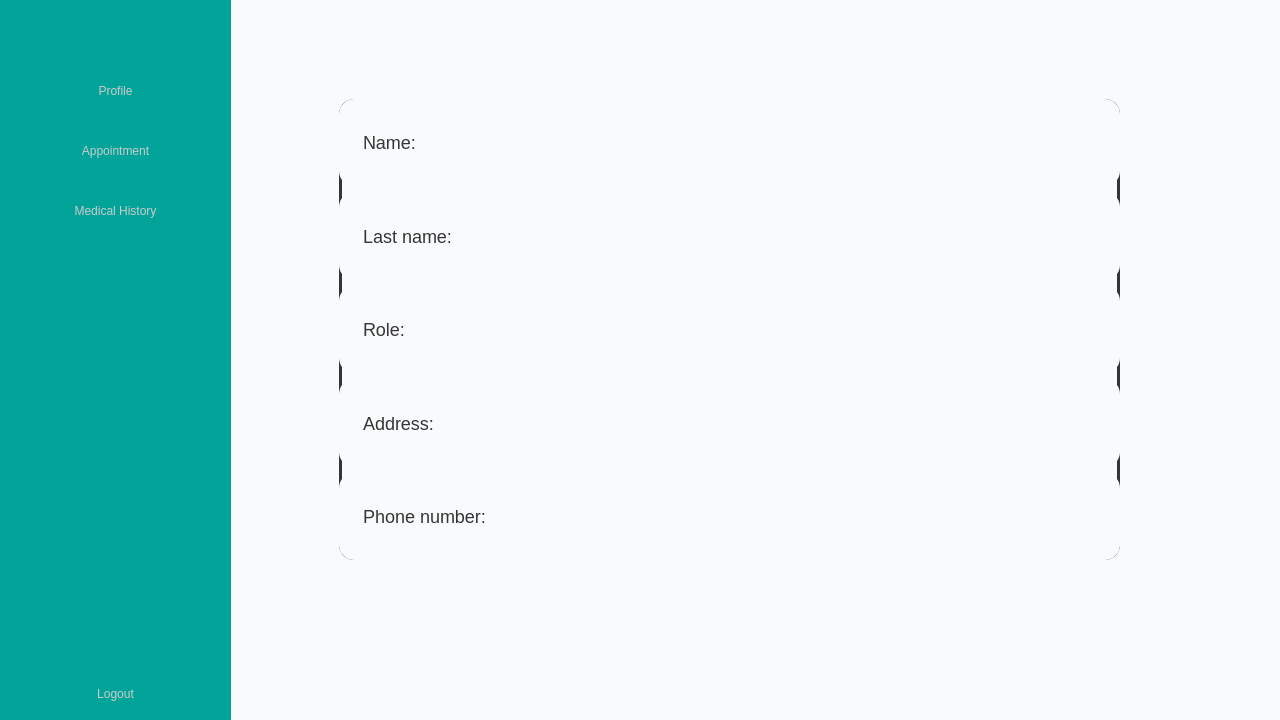
<?xml version="1.0" encoding="UTF-8"?>
<ui version="4.0">
 <class>MainWindow</class>
 <widget class="QMainWindow" name="MainWindow">
  <property name="geometry">
   <rect>
    <x>0</x>
    <y>0</y>
    <width>1280</width>
    <height>720</height>
   </rect>
  </property>
  <property name="windowTitle">
   <string>MainWindow</string>
  </property>
  <widget class="QWidget" name="centralwidget">
   <property name="styleSheet">
    <string notr="true">font: 13pt &quot;Osaka&quot;;</string>
   </property>
   <widget class="QWidget" name="widget_2" native="true">
    <property name="geometry">
     <rect>
      <x>230</x>
      <y>0</y>
      <width>1051</width>
      <height>721</height>
     </rect>
    </property>
    <property name="styleSheet">
     <string notr="true">background-color: #F8FAFC;
color: #353535;</string>
    </property>
    <layout class="QGridLayout" name="gridLayout_2">
     <item row="0" column="0">
      <widget class="QStackedWidget" name="stackedWidget">
       <property name="currentIndex">
        <number>0</number>
       </property>
       <widget class="QWidget" name="page">
        <layout class="QGridLayout" name="gridLayout">
         <item row="0" column="0">
          <widget class="QWidget" name="widget_3" native="true">
           <property name="styleSheet">
            <string notr="true"/>
           </property>
           <widget class="QWidget" name="profile_widget" native="true">
            <property name="geometry">
             <rect>
              <x>100</x>
              <y>90</y>
              <width>781</width>
              <height>461</height>
             </rect>
            </property>
            <property name="styleSheet">
             <string notr="true">QWidget {
	border: 3px solid #353535;
	border-radius: 15px;
	font: 18px;
	padding: 20px;
}
</string>
            </property>
            <layout class="QVBoxLayout" name="verticalLayout">
             <item>
              <widget class="QLabel" name="profile_label">
               <property name="styleSheet">
                <string notr="true">border-style: none;</string>
               </property>
               <property name="text">
                <string>Name: </string>
               </property>
              </widget>
             </item>
             <item>
              <widget class="QLabel" name="profile_label_2">
               <property name="styleSheet">
                <string notr="true">border-style: none;</string>
               </property>
               <property name="text">
                <string>Last name:</string>
               </property>
              </widget>
             </item>
             <item>
              <widget class="QLabel" name="profile_label_3">
               <property name="styleSheet">
                <string notr="true">border-style: none;</string>
               </property>
               <property name="text">
                <string>Role:</string>
               </property>
              </widget>
             </item>
             <item>
              <widget class="QLabel" name="profile_label_4">
               <property name="styleSheet">
                <string notr="true">border-style: none;</string>
               </property>
               <property name="text">
                <string>Address:</string>
               </property>
              </widget>
             </item>
             <item>
              <widget class="QLabel" name="profile_label_5">
               <property name="styleSheet">
                <string notr="true">border-style: none;</string>
               </property>
               <property name="text">
                <string>Phone number:</string>
               </property>
              </widget>
             </item>
            </layout>
           </widget>
          </widget>
         </item>
        </layout>
       </widget>
       <widget class="QWidget" name="page_2">
        <widget class="QLabel" name="appointment_page">
         <property name="geometry">
          <rect>
           <x>7</x>
           <y>35</y>
           <width>1011</width>
           <height>611</height>
          </rect>
         </property>
         <property name="styleSheet">
          <string notr="true">color: black;</string>
         </property>
         <property name="text">
          <string>Appointment</string>
         </property>
         <property name="alignment">
          <set>Qt::AlignCenter</set>
         </property>
        </widget>
       </widget>
       <widget class="QWidget" name="page_3">
        <widget class="QLabel" name="history_page">
         <property name="geometry">
          <rect>
           <x>0</x>
           <y>60</y>
           <width>1011</width>
           <height>611</height>
          </rect>
         </property>
         <property name="styleSheet">
          <string notr="true">color: black;</string>
         </property>
         <property name="text">
          <string>Medical History</string>
         </property>
         <property name="alignment">
          <set>Qt::AlignCenter</set>
         </property>
        </widget>
       </widget>
      </widget>
     </item>
    </layout>
   </widget>
   <widget class="QWidget" name="widget" native="true">
    <property name="geometry">
     <rect>
      <x>0</x>
      <y>0</y>
      <width>231</width>
      <height>721</height>
     </rect>
    </property>
    <property name="styleSheet">
     <string notr="true">background-color: #02A499;

</string>
    </property>
    <layout class="QVBoxLayout" name="verticalLayout_2">
     <item>
      <widget class="QWidget" name="widget_4" native="true">
       <layout class="QHBoxLayout" name="horizontalLayout">
        <item>
         <spacer name="horizontalSpacer_2">
          <property name="orientation">
           <enum>Qt::Horizontal</enum>
          </property>
          <property name="sizeHint" stdset="0">
           <size>
            <width>64</width>
            <height>20</height>
           </size>
          </property>
         </spacer>
        </item>
        <item>
         <widget class="QLabel" name="label">
          <property name="maximumSize">
           <size>
            <width>40</width>
            <height>40</height>
           </size>
          </property>
          <property name="text">
           <string/>
          </property>
          <property name="pixmap">
           <pixmap resource="resource.qrc">:/icon/image/hospital.png</pixmap>
          </property>
          <property name="scaledContents">
           <bool>true</bool>
          </property>
          <property name="alignment">
           <set>Qt::AlignCenter</set>
          </property>
         </widget>
        </item>
        <item>
         <spacer name="horizontalSpacer_3">
          <property name="orientation">
           <enum>Qt::Horizontal</enum>
          </property>
          <property name="sizeHint" stdset="0">
           <size>
            <width>63</width>
            <height>20</height>
           </size>
          </property>
         </spacer>
        </item>
       </layout>
      </widget>
     </item>
     <item>
      <spacer name="horizontalSpacer">
       <property name="orientation">
        <enum>Qt::Horizontal</enum>
       </property>
       <property name="sizeHint" stdset="0">
        <size>
         <width>40</width>
         <height>20</height>
        </size>
       </property>
      </spacer>
     </item>
     <item>
      <widget class="QPushButton" name="pushButton_2">
       <property name="styleSheet">
        <string notr="true">QPushButton {
	color: rgb(203, 203, 203);
	margin: 20px;
	border: none;
}

QPushButton:hover {
	color: white;
}</string>
       </property>
       <property name="text">
        <string>Profile</string>
       </property>
       <property name="icon">
        <iconset resource="resource.qrc">
         <normaloff>:/icon/image/account.png</normaloff>:/icon/image/account.png</iconset>
       </property>
       <property name="iconSize">
        <size>
         <width>25</width>
         <height>25</height>
        </size>
       </property>
      </widget>
     </item>
     <item>
      <widget class="QPushButton" name="pushButton_3">
       <property name="styleSheet">
        <string notr="true">QPushButton {
	color: rgb(203, 203, 203);
	margin: 20px;
	border: none;
}

QPushButton:hover {
	color: white;
}</string>
       </property>
       <property name="text">
        <string>Appointment</string>
       </property>
       <property name="icon">
        <iconset resource="resource.qrc">
         <normaloff>:/icon/image/schedule.png</normaloff>:/icon/image/schedule.png</iconset>
       </property>
       <property name="iconSize">
        <size>
         <width>25</width>
         <height>25</height>
        </size>
       </property>
      </widget>
     </item>
     <item>
      <widget class="QPushButton" name="pushButton">
       <property name="styleSheet">
        <string notr="true">QPushButton {
	color: rgb(203, 203, 203);
	margin: 20px;
	border: none;
}

QPushButton:hover {
	color: white;
}</string>
       </property>
       <property name="text">
        <string>Medical History</string>
       </property>
       <property name="icon">
        <iconset resource="resource.qrc">
         <normaloff>:/icon/image/history.png</normaloff>:/icon/image/history.png</iconset>
       </property>
       <property name="iconSize">
        <size>
         <width>25</width>
         <height>25</height>
        </size>
       </property>
      </widget>
     </item>
     <item>
      <spacer name="verticalSpacer">
       <property name="orientation">
        <enum>Qt::Vertical</enum>
       </property>
       <property name="sizeHint" stdset="0">
        <size>
         <width>20</width>
         <height>40</height>
        </size>
       </property>
      </spacer>
     </item>
     <item>
      <widget class="QPushButton" name="pushButton_4">
       <property name="styleSheet">
        <string notr="true">QPushButton {
	color: rgb(203, 203, 203);
	margin: 20px;
	border: none;
}

QPushButton:hover {
	color: white;
}</string>
       </property>
       <property name="text">
        <string>Logout</string>
       </property>
       <property name="icon">
        <iconset resource="resource.qrc">
         <normaloff>:/icon/image/logout.png</normaloff>:/icon/image/logout.png</iconset>
       </property>
      </widget>
     </item>
    </layout>
   </widget>
  </widget>
 </widget>
 <resources>
  <include location="resource.qrc"/>
 </resources>
 <connections/>
</ui>
